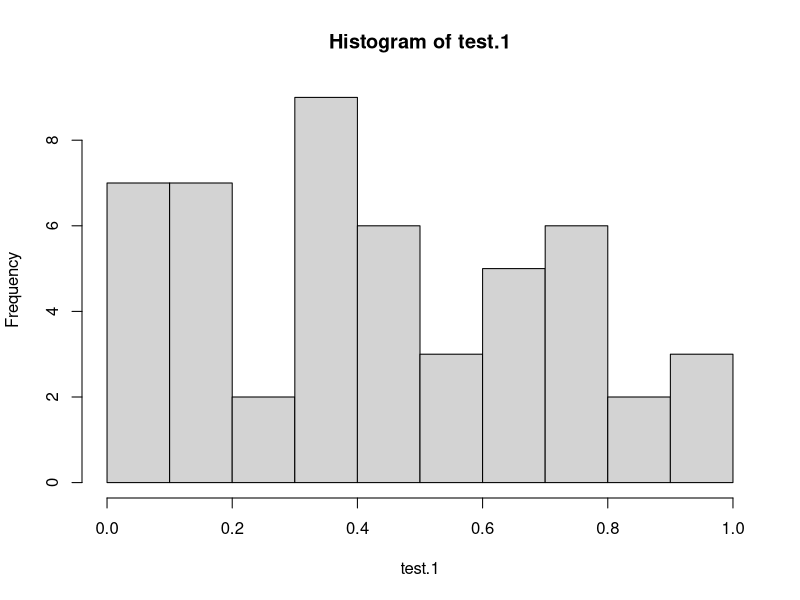
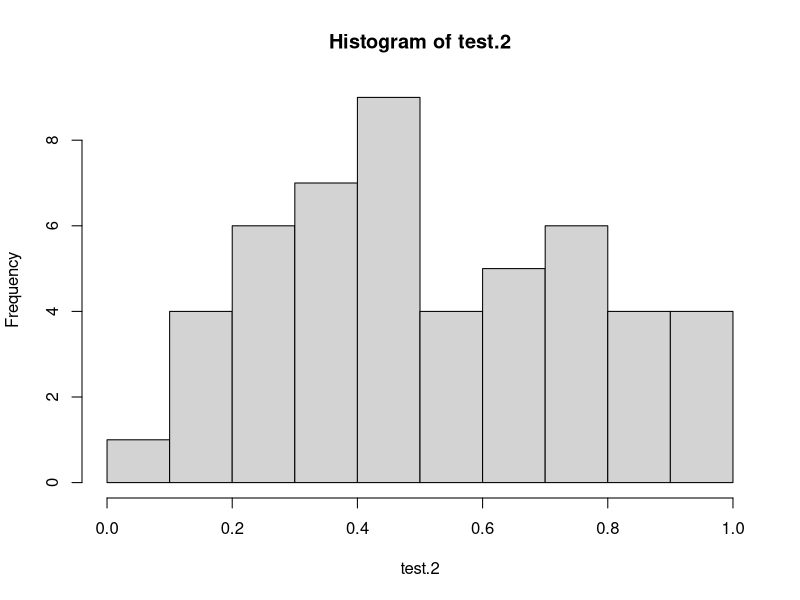
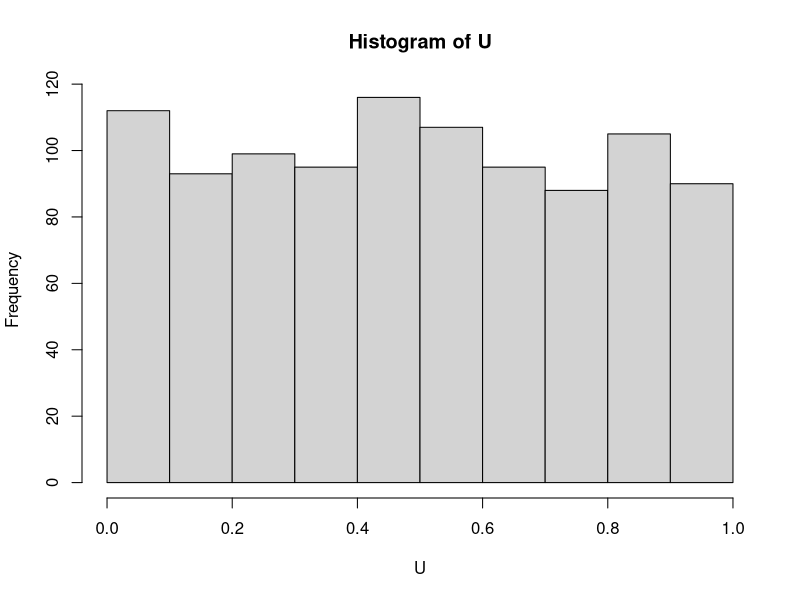
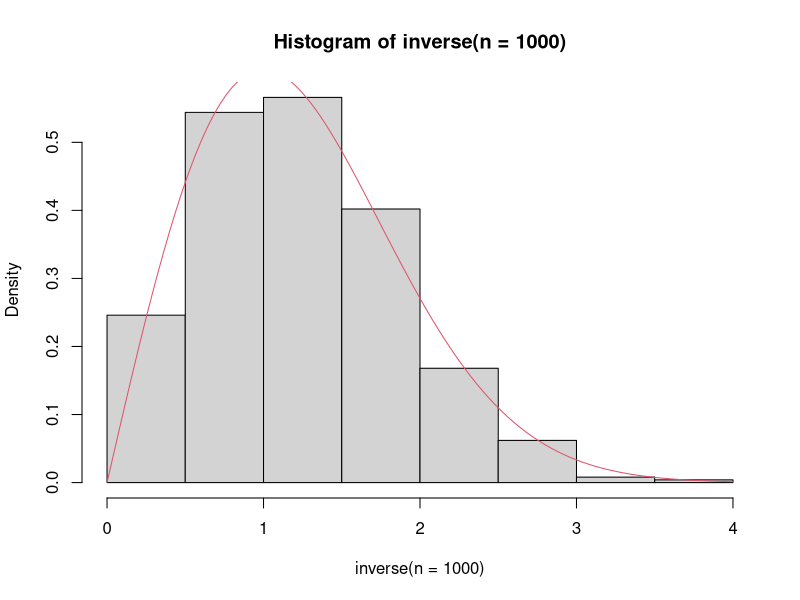
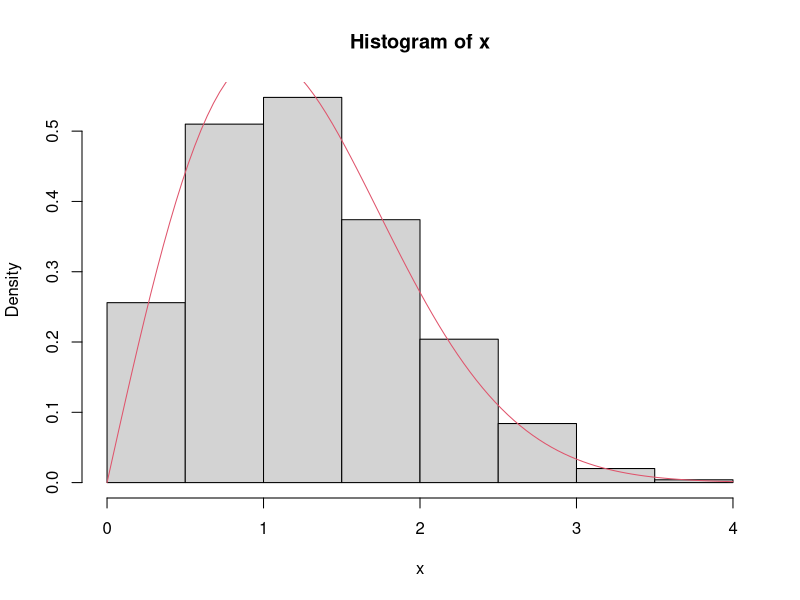

R code for these plots, in order:
## ---- chunk 1
directpoly<-function(x,coef){
  # Error checking
  if(length(coef)<2){
    stop("Length of the coefficient must be greater than 2")
  }
  sum_1<-0
  n<-length(coef)
  for (i in 1:n) {
    sum_1<-sum_1+coef[i]*x^(i-1)
  }
  return(sum_1)
}
# Test function
x<-1:3
coef<-c(2,17,-3)
directpoly(x,coef)

## ---- chunk 2
hornerpoly<-function(x,coef){
  # Error checking
  if(length(coef)<2){
    stop("Length of the coefficient must be greater than 2")
  }
  n<-length(coef)
  output<-coef[n]
  for(i in (n-1):1){
    output<-output*x+coef[i]
  }
  return(output)
}
# Test function
x<-1:3
coef<-c(2,17,-3)
hornerpoly(x,coef)
## ---- chunk 3
system.time(directpoly(x=seq(-10,10,length=5000000),c(1,-2,2,3,4,6,7,8)))
system.time(hornerpoly(x=seq(-10,10,length=5000000),c(1,-2,2,3,4,6,7,8)))
## ---- chunk 4
my.unif<-function(n,a,c=0,m,x0){
  x<-integer(n)
  k=x0
  for (i in 1:n) {
    x[i]<-(a*k+c)%%m
    k=x[i]
  }
  return(x/m)
}

test.1=my.unif(n=50,a=172,c=13,m=30307,x0=17218)
hist(test.1,breaks=seq(0,1,0.1))
test.2=my.unif(n=50,a=171,c=51,m=32767,x0=2020)
hist(test.2)
## ---- chunk 5
set.seed(2020)
U<-runif(1000)
average<-mean(U)
variance<-var(U)
standard.deviation<-sd(U)
c(average,variance,standard.deviation)
## ---- chunk 6
true.average<-0.5
true.variance<-((1-0)^2)/12
true.standard.deviation<-sqrt(true.variance)
c(true.average,true.variance,true.standard.deviation)
c(average,variance,standard.deviation)
## ---- chunk 7
proportion<-length(U[U<0.6])/1000
true.proportion<-0.6
c(proportion,true.proportion)
## ---- chunk 8
hist(U,breaks=seq(0,1,0.1))
## ---- chunk 9
inverse<-function(n,a=1){
  jk<-runif(n)
  x<-sqrt(-2*(a^2)*log(1-jk))
  return(x)
}
fx<-function(x,a=1){
  (x*exp(-x^2/(2*a^2)))/(a^2)
}

# Test
set.seed(721)
inverse(n=20)
hist(inverse(n=1000),probability=TRUE)
curve(fx,col=2,add=TRUE)
## ---- chunk 10
reject<-function(n,M,a=1){
  x<-runif(n,min=0,max=5)
  jk<-runif(n)
  x<-x[jk<=fx(x,a)/M]
while (length(x)<n) {
  other.length<-n-length(x)
  other.x<-runif(other.length,min=0,max=5)
  jk<-runif(other.length)
  other.x<-other.x[jk<=fx(other.x)/M]
  x<-c(x,other.x)
}
 return(x) 
}


set.seed(721)
reject(20,M=exp(-1/2),a=1)
x<-reject(1000,M=exp(-1/2),a=1)
hist(x,probability=TRUE)
curve(fx,col=2,add=TRUE)
## ---- chunk 11
system.time(inverse(n=10000,a=1))
system.time(reject(n=10000,M=exp(-1/2),a=1))
## ---- chunk 12
set.seed(721)
# Estimeate E[U^2]
u<-runif(n=10000)
a<-mean(u^2)

# Confidence Interval
b<-a-1.96*sd(u^2)/sqrt(10000)
c<-a+1.96*sd(u^2)/sqrt(10000)
c(b,c)

# Compare with the true value
a
true.a<-((1+0)/2)^2+((1-0)^2)/12
true.a

accuracy<-sd(u^2)/sqrt(10000)
accuracy
## ---- chunk 13
v<-(u^2+(1-u)^2)/2
d<-mean(v)
e<-d-1.96*sd(v)/sqrt(10000)
f<-d+1.96*sd(v)/sqrt(10000)
c(e,f)
d

accuracy<-sd(v)/sqrt(10000)
accuracy
## ---- chunk 14
p<-((u/2)^2+(1-u/2)^2)/2
g<-mean(p)
h<-g-1.96*sd(p)/sqrt(10000)
i<-g+1.96*sd(p)/sqrt(10000)
c(h,i)
g

accuracy<-sd(p)/sqrt(10000)
accuracy
